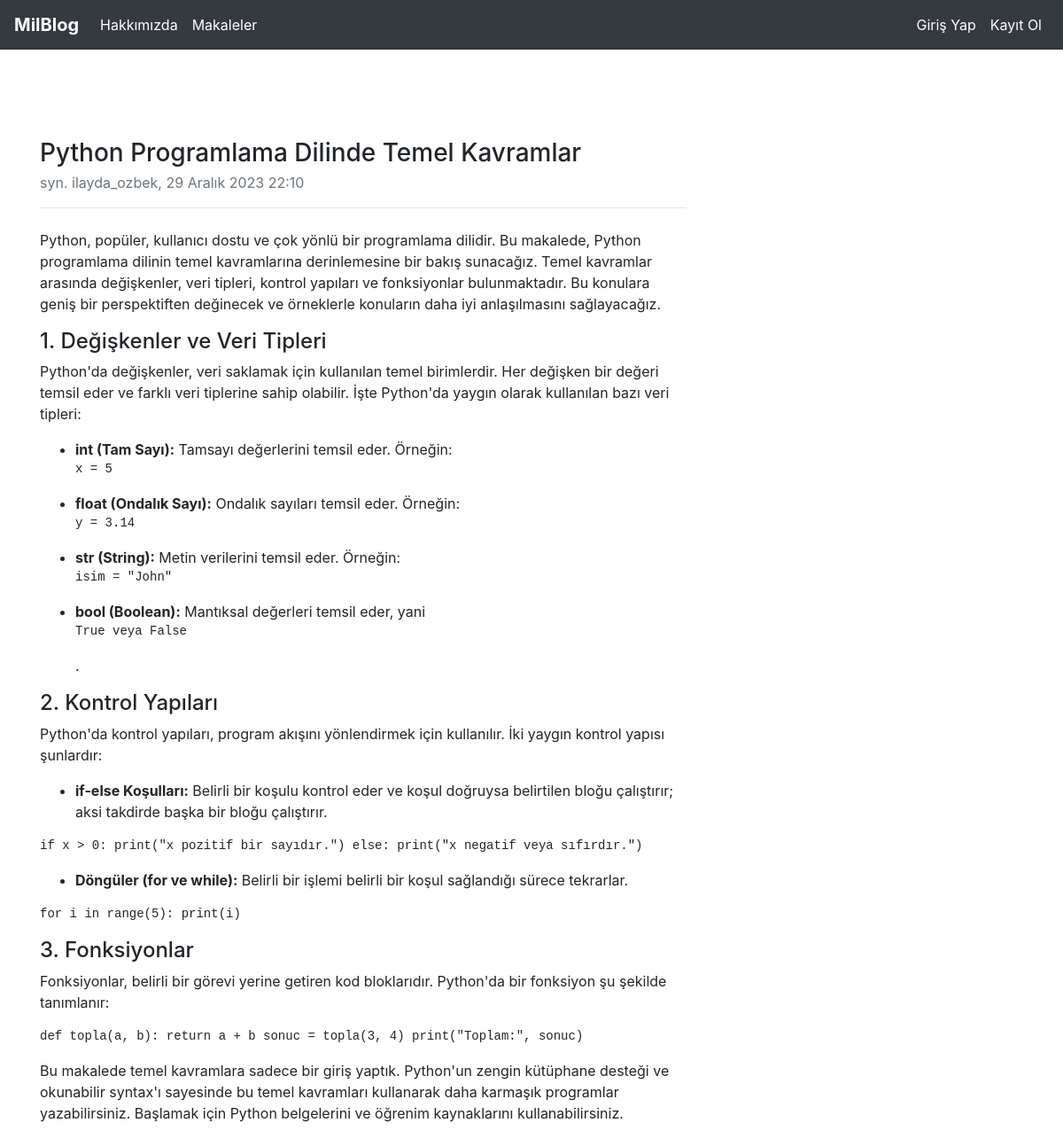
The page /articles/article/19/ on the database its author committed.
### article/models.py (models this page shows, shortened)
class Article(models.Model):
    author = models.ForeignKey("auth.User",on_delete=models.CASCADE,verbose_name="Yazar" )
    title= models.CharField(max_length=50,verbose_name="Başlık")
    content= RichTextField()
    created_date= models.DateTimeField(auto_now_add=True,verbose_name="Oluşturulma Tarihi")

### article/views.py (the view)
# urls.py: path('article/<int:id>/', views.detail, name="detail"),
def detail(request,id):
    article= get_object_or_404(Article,id=id)
    return render (request,"detail.html",{"article":article})

### templates/detail.html (shortened to what this page needs)
{% extends "layout.html" %}
{% block content %}
<div class="row">
    <div class="col-lg-8">
        <article>
            <header class="mb-4">
                <h3 class="fw-bolder mb-1">{{article.title}}</h3>
                <div class="text-muted fst-italic mb-2">syn. {{article.author.username}}, {{article.created_date}} </div>
                <hr>
            </header>
            <section class="mb-5">
                {{article.content|safe}}
            </section>
        </article>
    </div>
</div>
{% endblock %}

### rows shown on the page
Article: title "Python Programlama Dilinde Temel Kavramlar", author.username "ilayda_ozbek", created_date "29 Aralık 2023 22:10", content "Python, popüler, kullanıcı dostu ve çok yönlü bir programlama dilidir. Bu makalede, Python programlama dilinin temel kavramlarına derinlemesine bir bakış sunacağız. Temel kavramlar arasında değişkenler, veri tipleri, kontrol yapıları ve fonksiyonlar bulunmaktadır. Bu konulara geniş bir perspektiften değinecek ve örneklerle konuların daha iyi anlaşılmasını sağlayacağız. 1. Değişkenler ve Veri Tipleri Python'da değişkenler, veri saklamak için kullanılan temel birimlerdir. Her değişken bir değeri temsil eder ve farklı veri tiplerine sahip olabilir. İşte Python'da yaygın olarak kullanılan bazı veri tipleri: int (Tam Sayı): Tamsayı değerlerini temsil eder. Örneğin: x = 5 float (Ondalık Sayı):…"
